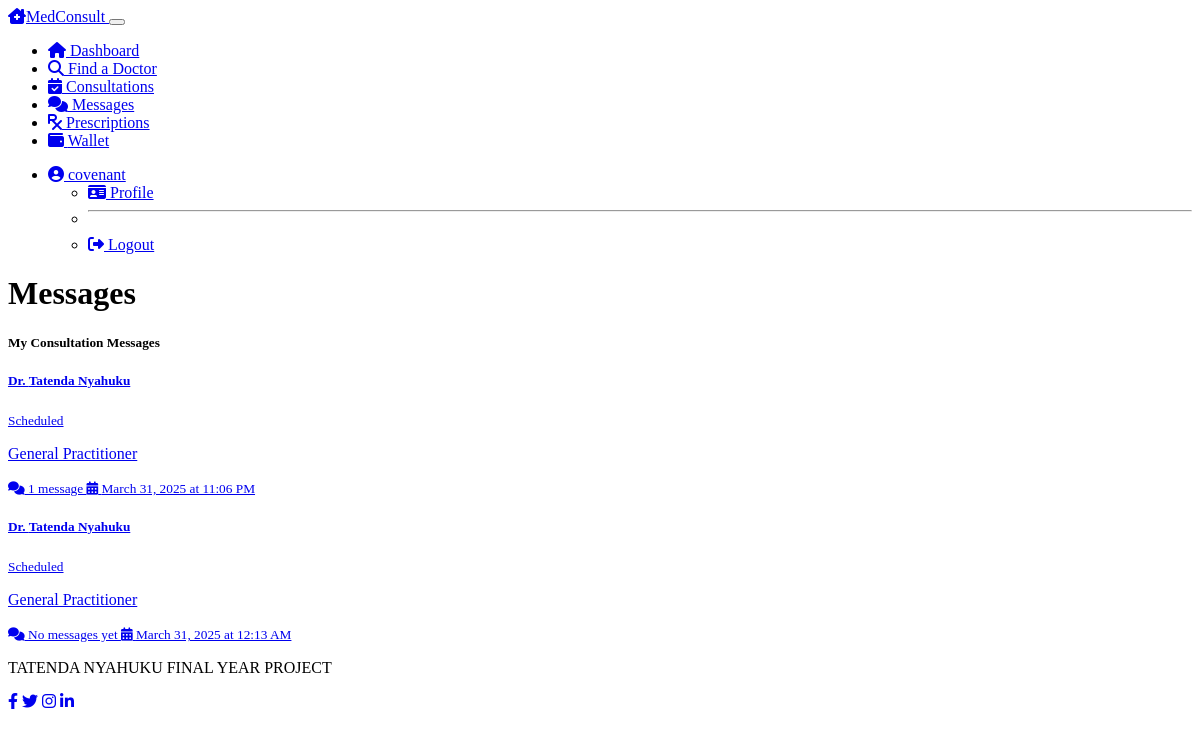
The app's page /patient/messages (signed in), older data.
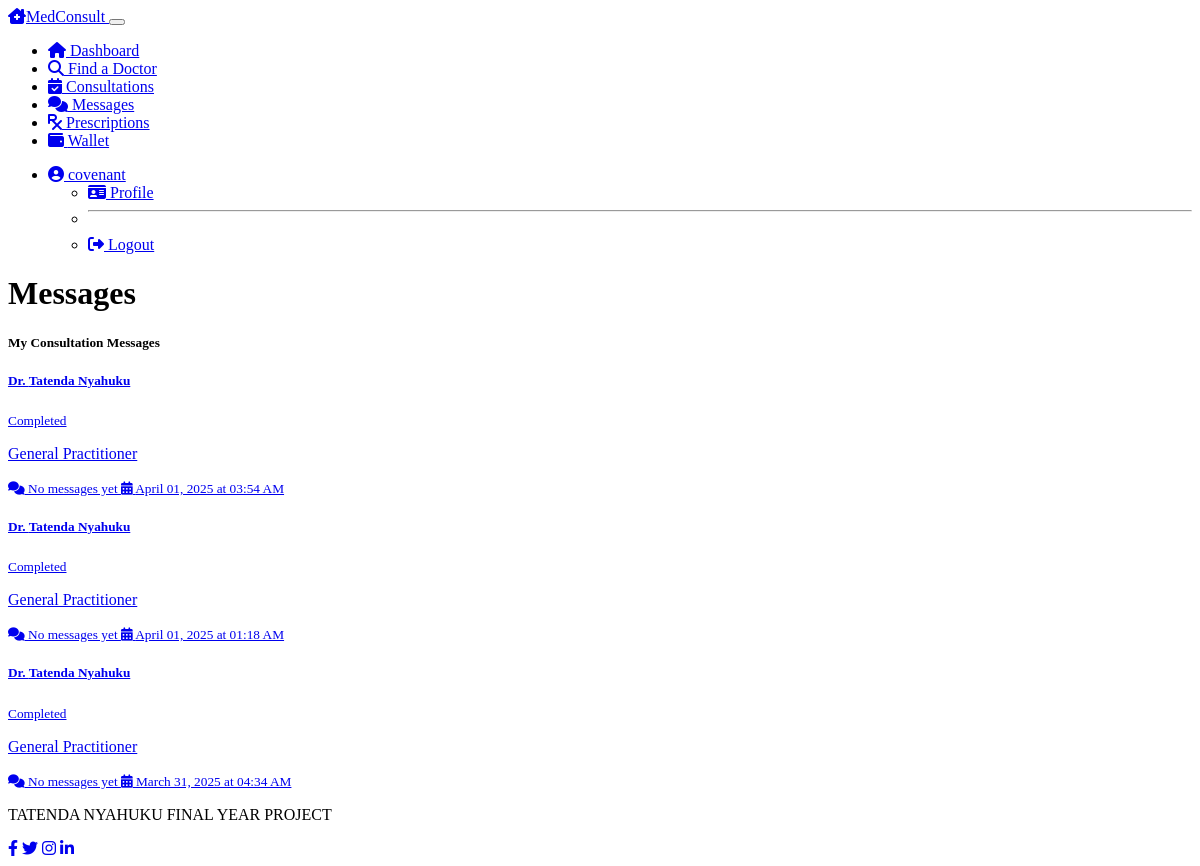
The same page, newer data.
### models.py (models this page shows, shortened)
class Consultation(db.Model):
    __tablename__ = 'consultations'
    id = db.Column(db.Integer, primary_key=True)
    patient_id = db.Column(db.Integer, db.ForeignKey('patients.id'), nullable=False)
    doctor_id = db.Column(db.Integer, db.ForeignKey('doctors.id'), nullable=False)
    status = db.Column(db.String(50), default='requested')  # requested, accepted, rejected, completed, cancelled
    proposed_fee = db.Column(db.Float, nullable=False)
    final_fee = db.Column(db.Float, nullable=True)
    scheduled_time = db.Column(db.DateTime, nullable=True)
    created_at = db.Column(db.DateTime, default=datetime.utcnow)
    completed_at = db.Column(db.DateTime, nullable=True)
    messages = db.relationship('Message', backref='consultation', lazy=True)
    prescriptions = db.relationship('Prescription', backref='consultation', lazy=True)

class Doctor(db.Model):
    __tablename__ = 'doctors'
    id = db.Column(db.Integer, primary_key=True)
    user_id = db.Column(db.Integer, db.ForeignKey('users.id'), nullable=False)
    first_name = db.Column(db.String(50), nullable=False)
    last_name = db.Column(db.String(50), nullable=False)
    specialty = db.Column(db.String(100), nullable=False)
    license_number = db.Column(db.String(50), nullable=False)
    qualifications = db.Column(db.Text, nullable=True)
    min_fee = db.Column(db.Float, nullable=False)
    max_fee = db.Column(db.Float, nullable=False)
    is_verified = db.Column(db.Boolean, default=False)
    consultations = db.relationship('Consultation', backref='doctor', lazy=True)

### routes.py (the view)
@app.route('/patient/messages')
@login_required
@patient_required
def patient_messages():
    consultations = Consultation.query.filter_by(
        patient_id=current_user.patient.id
    ).filter(Consultation.status.in_(['accepted', 'completed'])).all()
    return render_template('patient/messages.html',
                          title='Messages',
                          consultations=consultations)

### app.py (called while the page is built)
@app.before_request
def debug_csrf():
    if request.method == 'POST':
        print('CSRF Token in Form:', request.form.get('csrf_token'))
        print('CSRF Token in Session:', session.get('_csrf_token'))

@app.before_request
def set_csrf_token():
    pass  # CSRF tokens are automatically managed by Flask-WTF

@app.context_processor
def inject_csrf_token():
    return dict(csrf_token=session.get('_csrf_token'))

### models.py (called while the page is built)
@login_manager.user_loader
def load_user(user_id):
    user = User.query.get(int(user_id))
    if user:
        return user
    return None

### routes.py (called while the page is built)
def patient_required(f):
    @wraps(f)
    def decorated_function(*args, **kwargs):
        if not current_user.is_authenticated or current_user.role != 'patient':
            flash('Access denied: Patient access required', 'danger')
            return redirect(url_for('login'))
        return f(*args, **kwargs)
    return decorated_function

### templates/patient/messages.html (shortened to what this page needs)
{% extends "layout.html" %}
{% block content %}
<div class="row mb-4">
    <div class="col-12">
        <h1 class="mb-4">Messages</h1>
        <div class="card bg-dark text-light">
            <div class="card-header">
                <h5 class="mb-0">My Consultation Messages</h5>
            </div>
            <div class="card-body">
                {% if consultations %}
                    <div class="list-group">
                        {% for consultation in consultations %}
                            <a href="{{ url_for('patient_consultation_messages', consultation_id=consultation.id) }}" class="list-group-item list-group-item-action bg-dark text-light">
                                <div class="d-flex w-100 justify-content-between">
                                    <h5 class="mb-1">Dr. {{ consultation.doctor.first_name }} {{ consultation.doctor.last_name }}</h5>
                                    <small>
                                        {% if consultation.status == 'accepted' %}
                                            <span class="badge bg-primary">Scheduled</span>
                                        {% elif consultation.status == 'completed' %}
                                            <span class="badge bg-success">Completed</span>
                                        {% endif %}
                                    </small>
                                </div>
                                <p class="mb-1">{{ consultation.doctor.specialty }}</p>
                                {% set message_count = consultation.messages|length %}
                                <small>
                                    <i class="fas fa-comments me-1"></i>
                                    {% if message_count > 0 %}
                                        {{ message_count }} message{{ 's' if message_count > 1 }}
                                    {% else %}
                                        No messages yet
                                    {% endif %}
                                </small>
                                {% if consultation.scheduled_time %}
                                    <small class="ms-3">
                                        <i class="fas fa-calendar-alt me-1"></i>
                                        {{ consultation.scheduled_time.strftime('%B %d, %Y at %I:%M %p') }}
                                    </small>
                                {% endif %}
                            </a>
                        {% endfor %}
                    </div>
                {% else %}
                    <div class="alert alert-info">
                        <i class="fas fa-info-circle me-2"></i>
                        You don't have any consultations with messages yet.
                    </div>
                {% endif %}
            </div>
        </div>
    </div>
</div>
{% endblock %}

Row changes from the older to the newer data that the page shows:
no longer on this page (row edited): Consultation: doctor.first_name "Tatenda", doctor.last_name "Nyahuku", status "Scheduled", doctor.specialty "General Practitioner", message_count "1", scheduled_time "March 31, 2025 at 11:06 PM"
no longer on this page (row edited): Consultation: doctor.first_name "Tatenda", doctor.last_name "Nyahuku", status "Scheduled", doctor.specialty "General Practitioner", shows "No messages yet", scheduled_time "March 31, 2025 at 12:13 AM"
added Consultation: doctor.first_name "Tatenda", doctor.last_name "Nyahuku", status "Completed", doctor.specialty "General Practitioner", shows "No messages yet", scheduled_time "April 01, 2025 at 03:54 AM"
added Consultation: doctor.first_name "Tatenda", doctor.last_name "Nyahuku", status "Completed", doctor.specialty "General Practitioner", shows "No messages yet", scheduled_time "April 01, 2025 at 01:18 AM"
added Consultation: doctor.first_name "Tatenda", doctor.last_name "Nyahuku", status "Completed", doctor.specialty "General Practitioner", shows "No messages yet", scheduled_time "March 31, 2025 at 04:34 AM"
